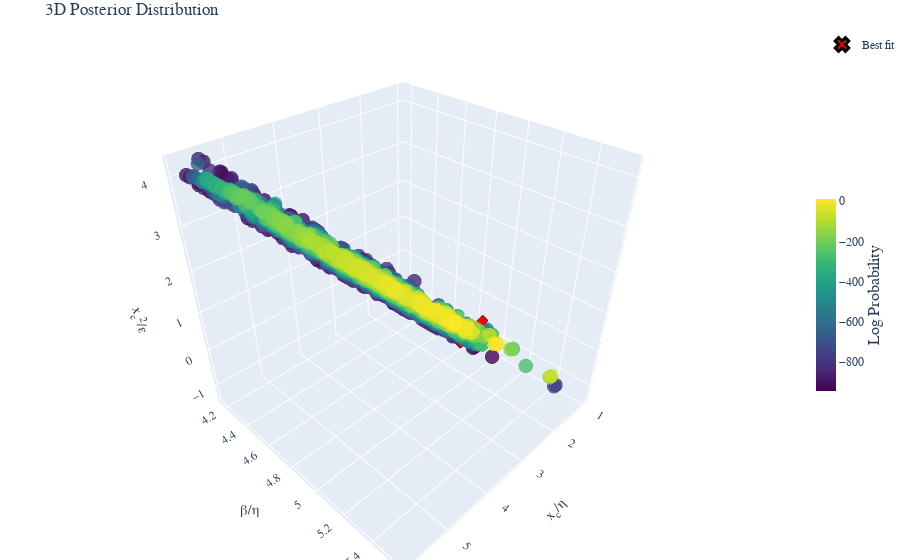

Notebook code cell kept with this figure:
### Code cell
post.bins =None
fig =post.plot_posterior3D_interactive([0,1,2],labels=["$x_c/\\eta$","$\\beta/\\eta$","$x_c^2/\\epsilon$","$x_c$","ExtH"], truths=np.log(best_theta_trans),truth_label="Best fit" )
# Save the figure using matplotlib's savefig instead of plotly's write_image
fig.show()
# Save the figure as HTML
html_file_name=file.replace('_post.csv','_3D')
html_path = os.path.join(Products_folder, 'html_3d_plots', f'{html_file_name}.html')
# Create directory if it doesn't exist
os.makedirs(os.path.dirname(html_path), exist_ok=True)
fig.write_html(html_path)

### Figure 1 — Plotly figure (JSON) as saved in the notebook; plotly's stock layout.template omitted (floating-point values rounded to 4 significant figures; data arrays with more than 128 entries replaced by an {"elided": "..."} marker saying what was removed)
{"data": [{"marker": {"color": {"elided": "1897 float values"}, "colorbar": {"len": 0.4, "thickness": 20, "title": {"font": {"size": 16}, "side": "right", "text": "Log Probability"}, "x": 1.0, "y": 0.5}, "colorscale": [[0.0, "#440154"], [0.1111, "#482878"], [0.2222, "#3e4989"], [0.3333, "#31688e"], [0.4444, "#26828e"], [0.5556, "#1f9e89"], [0.6667, "#35b779"], [0.7778, "#6ece58"], [0.8889, "#b5de2b"], [1.0, "#fde725"]], "opacity": 0.8, "size": 5}, "mode": "markers", "name": "Posterior", "scene": "scene", "showlegend": false, "type": "scatter3d", "x": {"elided": "1897 float values"}, "y": {"elided": "1897 float values"}, "z": {"elided": "1897 float values"}}, {"marker": {"color": "red", "line": {"color": "black", "width": 3}, "size": 12, "symbol": "x"}, "mode": "markers", "name": "Best fit", "scene": "scene", "showlegend": true, "type": "scatter3d", "x": [1.707], "y": [4.933], "z": [-0.4378]}], "layout": {"font": {"family": "Computer Modern"}, "margin": {"b": 0, "l": 0, "r": 0, "t": 30}, "scene": {"aspectmode": "cube", "xaxis": {"exponentformat": "e", "showexponent": "all", "title": {"font": {"size": 14}, "text": "x<sub>c</sub>/η"}}, "yaxis": {"exponentformat": "e", "showexponent": "all", "title": {"font": {"size": 14}, "text": "β/η"}}, "zaxis": {"exponentformat": "e", "showexponent": "all", "title": {"font": {"size": 14}, "text": "x<sub>c</sub><sup>2</sup>/ε"}}}, "title": {"text": "3D Posterior Distribution"}}}
